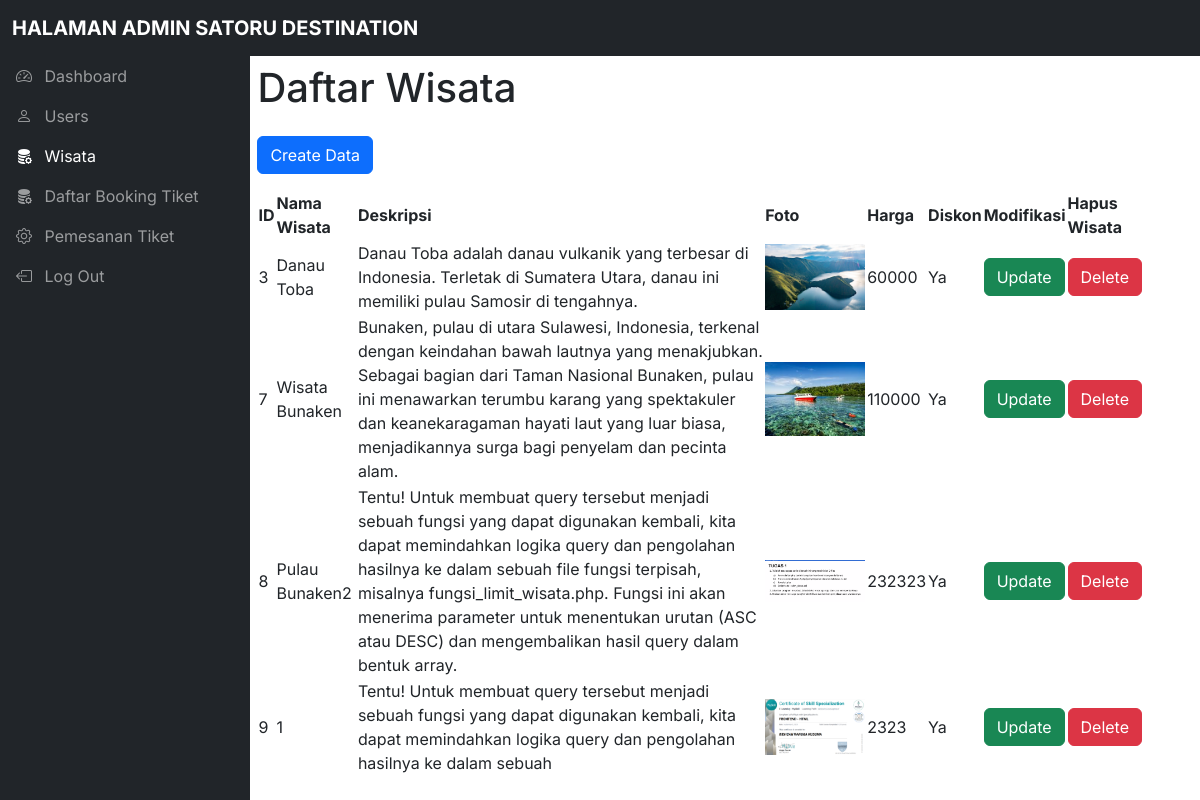
Page /model/admin/product.php (signed in) on the committed database.
### tables this page shows
CREATE TABLE `product` (
  `id_product` int(11) NOT NULL,
  `id_wisata` int(11) NOT NULL,
  `harga` int(11) NOT NULL
);

CREATE TABLE `tbl_wisata` (
  `nama` varchar(255) NOT NULL,
  `foto` varchar(255) NOT NULL,
  `id` int(11) NOT NULL,
  `deskripsi` text NOT NULL,
  `diskon` varchar(5) NOT NULL
);

### model/admin/product.php (the view, shortened to what this page needs)
<!DOCTYPE html>
<html lang="en">
<head>
  <link href="https://cdn.jsdelivr.net/npm/bootstrap@5.3.3/dist/css/bootstrap.min.css" rel="stylesheet">
  <link rel="stylesheet" href="https://cdn.datatables.net/2.1.3/css/dataTables.dataTables.min.css">
  <link href="https://cdn.jsdelivr.net/npm/bootstrap-icons@1.10.5/font/bootstrap-icons.css" rel="stylesheet">
  <link rel="stylesheet" href="css/style.css">
</head>
<body>
  <nav class="navbar navbar-expand-lg navbar-dark bg-dark fixed-top">
    <div class="container-fluid">
      <a class="navbar-brand me-auto ms-lg-0 ms-3 text-uppercase fw-bold" href="#">Halaman Admin Satoru Destination</a>
    </div>
  </nav>
  <div class="offcanvas sidebar-nav bg-dark" tabindex="-1" id="sidebar">
    <div class="offcanvas-body p-0">
      <nav class="navbar-dark">
        <ul class="navbar-nav">
          <li>
            <a href="index.php" class="nav-link px-3 ">
              <span class="me-2"><i class="bi bi-speedometer2"></i></span>
              <span>Dashboard</span>
            </a>
          </li>
          <li>
            <a href="user.php" class="nav-link px-3">
              <span class="me-2"><i class="bi bi-person"></i></span>
              <span>Users</span>
            </a>
          </li>
          <li>
            <a href="product.php" class="nav-link px-3 active">
              <span class="me-2"><i class="bi bi-database-fill-gear"></i></span>
              <span>Wisata</span>
            </a>
          </li>
          <li>
            <a href="tiket.php" class="nav-link px-3 ">
              <span class="me-2"><i class="bi bi-database-fill-gear"></i></span>
              <span>Daftar Booking Tiket</span>
            </a>
          </li>
          <li>
            <a href="pemesanan_tiket.php" class="nav-link px-3">
              <span class="me-2"><i class="bi bi-gear"></i></span>
              <span>Pemesanan Tiket</span>
            </a>
          </li>
          <li>
            <a href="../../controller/logout.php" class="nav-link px-3">
              <span class="me-2"><i class="bi bi-box-arrow-left"></i></span>
              <span>Log Out</span>
            </a>
          </li>
        </ul>
      </nav>
    </div>
  </div>
  <div class="container d-flex">
    <div class="container mt-5 pt-3">
      <h1 class="mb-4">Daftar Wisata</h1>
      <a href="form/create_wisata.php" class="btn btn-primary mb-3">Create Data</a>
      <table id="wisataTable" class="display">
        <thead>
          <tr>
            <th>ID</th>
            <th>Nama Wisata</th>
            <th>Deskripsi</th>
            <th>Foto</th>
            <th>Harga</th>
            <th>Diskon</th>
            <th>Modifikasi</th>
            <th>Hapus Wisata</th>
          </tr>
        </thead>
        <tbody>
          <?php
          include '../../controller/koneksi.php';
          $sql = "SELECT tbl_wisata.*, product.harga FROM tbl_wisata JOIN product ON tbl_wisata.id = product.id_wisata";
          $result = $conn->query($sql);
          if ($result->num_rows > 0) {
            while($row = $result->fetch_assoc()) {
              echo "<tr>";
              echo "<td>" . $row["id"] . "</td>";
              echo "<td>" . $row["nama"] . "</td>";
              echo "<td>" . $row["deskripsi"] . "</td>";
              echo "<td><img src='../../view/produk/" . $row["foto"] . "' alt='foto' width='100'></td>";
              echo "<td>" . $row["harga"] . "</td>";
              echo "<td>" . ($row["diskon"] ? "Ya" : "Tidak") . "</td>";
              echo "<td><a href='form/update_wisata.php?id=" . $row["id"] . "' class='btn btn-success'>Update</a></td>";
              echo "<td><a href='../../controller/delete_wisata.php?id=" . $row["id"] . "' class='btn btn-danger'>Delete</a></td>";
              echo "</tr>";
            }
          }
          ?>
        </tbody>
      </table>
      </div>
  </div>
</body>
</html>

### model/admin/css/style.css (style rules this page uses)
body, button { font-family: "Inter", sans-serif; }
:root { --offcanvas-width: 250px; --topNavbarHeight: 56px; }
.sidebar-nav { width: var(--offcanvas-width); }
@media (min-width: 992px) { body { overflow: auto !important; } }
@media (min-width: 992px) { .sidebar-nav { -webkit-transform: none; transform: none; visibility: visible !important; top: var(--topNavbarHeight); height: 100%; } }

### rows in the picture
product: id_wisata "3", id_wisata.nama "Danau Toba", id_wisata.deskripsi "Danau Toba adalah danau vulkanik yang terbesar di Indonesia. Terletak di Sumatera Utara, danau ini memiliki pulau Samosir di tengahnya.", id_wisata.foto (picture), harga "60000"
product: id_wisata "7", id_wisata.nama "Wisata Bunaken", id_wisata.deskripsi "Bunaken, pulau di utara Sulawesi, Indonesia, terkenal dengan keindahan bawah lautnya yang menakjubkan. Sebagai bagian dari Taman Nasional Bunaken, pulau ini menawarkan terumbu karang yang spektakuler dan keanekaragaman hayati laut yang luar biasa, menjadikannya surga bagi penyelam dan pecinta alam.", id_wisata.foto (picture), harga "110000"
product: id_wisata "8", id_wisata.nama "Pulau Bunaken2", id_wisata.deskripsi "Tentu! Untuk membuat query tersebut menjadi sebuah fungsi yang dapat digunakan kembali, kita dapat memindahkan logika query dan pengolahan hasilnya ke dalam sebuah file fungsi terpisah, misalnya fungsi_limit_wisata.php. Fungsi ini akan menerima parameter untuk menentukan urutan (ASC atau DESC) dan mengembalikan hasil query dalam bentuk array.", id_wisata.foto (picture), harga "232323"
product: id_wisata "9", id_wisata.nama "1", id_wisata.deskripsi "Tentu! Untuk membuat query tersebut menjadi sebuah fungsi yang dapat digunakan kembali, kita dapat memindahkan logika query dan pengolahan hasilnya ke dalam sebuah", id_wisata.foto (picture), harga "2323"
